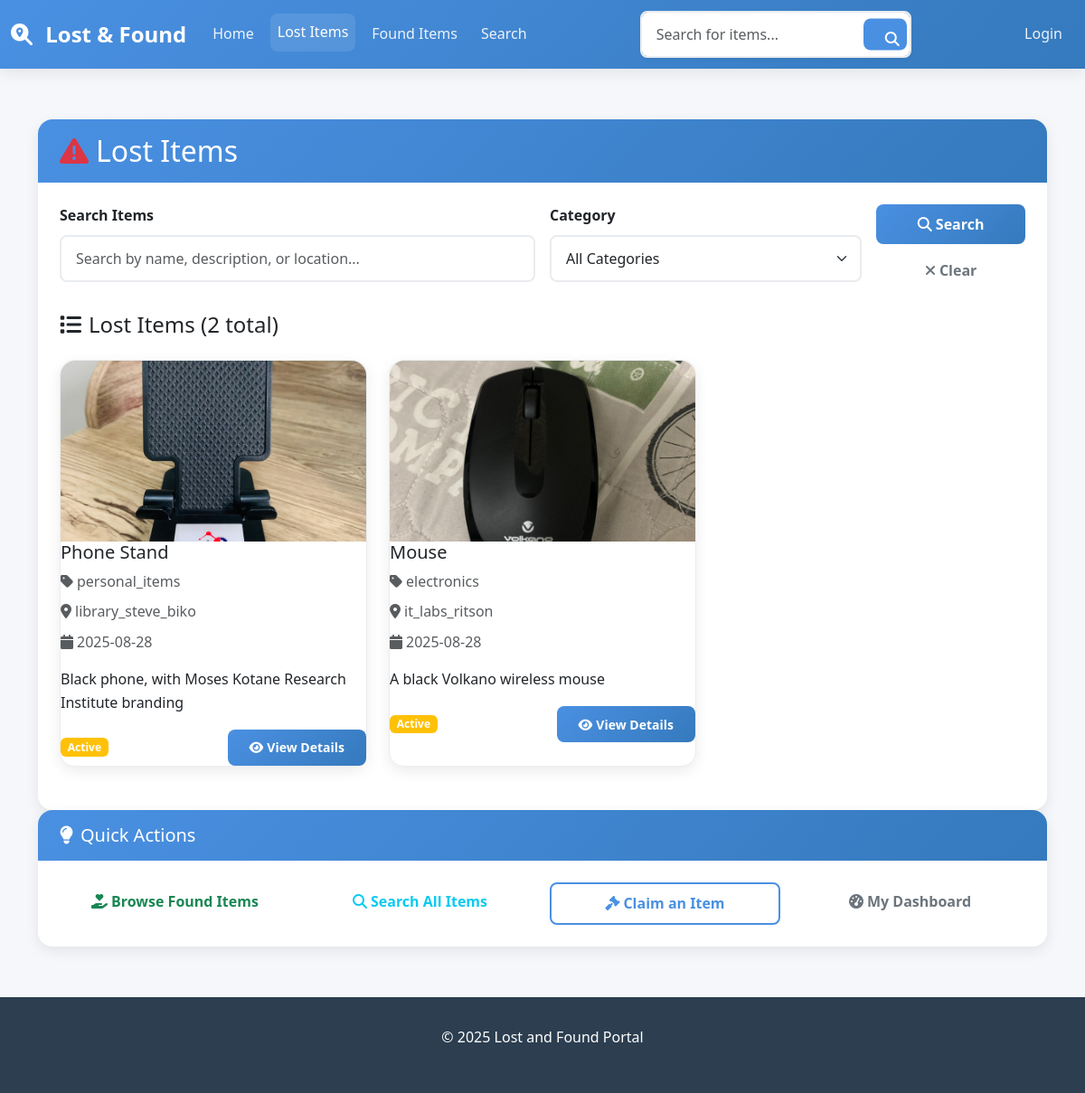
/lost-items, run on the app's committed database.
### models.py (models this page shows)
class LostItemModel(db.Model):
    __tablename__ = 'lost items'
    id = db.Column(db.Integer, primary_key=True)
    item_name = db.Column(db.String(100), nullable=False)
    category = db.Column(db.String(50), nullable=False)
    description = db.Column(db.Text, nullable=False)
    location = db.Column(db.String(100), nullable=False)
    full_names = db.Column(db.String(100), nullable=False)
    student_number = db.Column(db.String(50), nullable=False)
    student_email = db.Column(db.String(100), nullable=False)
    photo_filename = db.Column(db.String(100), nullable=True)
    status = db.Column(db.String(20), default='active')  # 'active', 'claimed', 'expired'
    is_verified = db.Column(db.Boolean, default=False)
    created_at = db.Column(db.DateTime, default=datetime.utcnow)
    updated_at = db.Column(db.DateTime, default=datetime.utcnow, onupdate=datetime.utcnow)
    expires_at = db.Column(db.DateTime, nullable=True)

### app.py (the view)
@app.route('/lost-items')
def browse_lost_items():
    page = request.args.get('page', 1, type=int)
    category_filter = request.args.get('category', 'all')
    search_query = request.args.get('query', '')
    query = LostItemModel.query.filter_by(status='active')
    if category_filter != 'all':
        query = query.filter_by(category=category_filter)
    if search_query:
        query = query.filter(
            LostItemModel.item_name.contains(search_query) |
            LostItemModel.description.contains(search_query) |
            LostItemModel.location.contains(search_query)
        )
    items = query.order_by(LostItemModel.created_at.desc()).paginate(
        page=page, per_page=12, error_out=False)
    return render_template('browse_lost.html',
                         title='Lost Items',
                         items=items,
                         category_filter=category_filter,
                         search_query=search_query)

### templates/browse_lost.html (shortened to what this page needs)
{% extends "base.html" %}
{% block content %}
<div class="row">
    <div class="col-12">
        <div class="card mb-4">
            <div class="card-header">
                <h2 class="mb-0">
                    <i class="fas fa-exclamation-triangle text-danger me-2"></i>Lost Items
                </h2>
            </div>
            <div class="card-body">
                <form method="GET" action="{{ url_for('browse_lost_items') }}" class="row g-3 mb-4">
                    <div class="col-md-6">
                        <label for="query" class="form-label">Search Items</label>
                        <input type="text" name="query" id="query" class="form-control"
                               value="{{ search_query }}" placeholder="Search by name, description, or location...">
                    </div>
                    <div class="col-md-4">
                        <label for="category" class="form-label">Category</label>
                        <select name="category" id="category" class="form-select">
                            <option value="all" {% if category_filter == 'all' %}selected{% endif %}>All Categories</option>
                        </select>
                    </div>
                    <div class="col-md-2 d-flex align-items-end">
                        <div class="d-grid gap-2 w-100">
                            <button type="submit" class="btn btn-primary">
                                <i class="fas fa-search me-1"></i>Search
                            </button>
                            <a href="{{ url_for('browse_lost_items') }}" class="btn btn-outline-secondary">
                                <i class="fas fa-times me-1"></i>Clear
                            </a>
                        </div>
                    </div>
                </form>
                <div class="d-flex justify-content-between align-items-center mb-4">
                    <h4 class="mb-0">
                        <i class="fas fa-list me-2"></i>Lost Items ({{ items.total }} total)
                    </h4>
                </div>
                {% if items.items %}
                    <div class="item-grid">
                        {% for item in items.items %}
                        <div class="item-card">
                            {% if item.photo_filename %}
                                <img src="{{ url_for('uploaded_file', filename=item.photo_filename) }}"
                                     alt="{{ item.item_name }}" class="item-photo">
                            {% else %}
                                <div class="item-photo bg-light d-flex align-items-center justify-content-center">
                                    <i class="fas fa-image text-muted" style="font-size: 3rem;"></i>
                                </div>
                            {% endif %}
                            <h5 class="mb-2">{{ item.item_name }}</h5>
                            <p class="text-muted mb-2">
                                <i class="fas fa-tag me-1"></i>{{ item.category }}
                            </p>
                            <p class="text-muted mb-2">
                                <i class="fas fa-map-marker-alt me-1"></i>{{ item.location }}
                            </p>
                            <p class="text-muted mb-3">
                                <i class="fas fa-calendar me-1"></i>{{ item.created_at.strftime('%Y-%m-%d') }}
                            </p>
                            <p class="mb-3">{{ item.description[:100] }}{% if item.description|length > 100 %}...{% endif %}</p>
                            <div class="d-flex justify-content-between align-items-center">
                                <span class="badge bg-{{ 'success' if item.status == 'claimed' else 'warning' if item.status == 'active' else 'secondary' }}">
                                    {{ item.status|title }}
                                </span>
                                <a href="{{ url_for('lost_item_detail', item_id=item.id) }}" class="btn btn-primary btn-sm">
                                    <i class="fas fa-eye me-1"></i>View Details
                                </a>
                            </div>
                        </div>
                        {% endfor %}
                    </div>
                {% endif %}
            </div>
        </div>
    </div>
</div>
<div class="row">
    <div class="col-12">
        <div class="card">
            <div class="card-header">
                <h5 class="mb-0">
                    <i class="fas fa-lightbulb me-2"></i>Quick Actions
                </h5>
            </div>
            <div class="card-body">
                <div class="row g-3">
                    <div class="col-md-3 col-sm-6">
                        <a href="{{ url_for('browse_found_items') }}" class="btn btn-outline-success w-100">
                            <i class="fas fa-hand-holding-heart me-1"></i>Browse Found Items
                        </a>
                    </div>
                    <div class="col-md-3 col-sm-6">
                        <a href="{{ url_for('search_items') }}" class="btn btn-outline-info w-100">
                            <i class="fas fa-search me-1"></i>Search All Items
                        </a>
                    </div>
                    <div class="col-md-3 col-sm-6">
                        <a href="{{ url_for('claim') }}" class="btn btn-outline-primary w-100">
                            <i class="fas fa-gavel me-1"></i>Claim an Item
                        </a>
                    </div>
                    <div class="col-md-3 col-sm-6">
                        <a href="{{ url_for('user_dashboard') }}" class="btn btn-outline-secondary w-100">
                            <i class="fas fa-tachometer-alt me-1"></i>My Dashboard
                        </a>
                    </div>
                </div>
            </div>
        </div>
    </div>
</div>
{% endblock %}

### static/css/modern-style.css (style rules this page uses)
:root { --primary-color: #4a90e2; --secondary-color: #50e3c2; --text-dark: #2c3e50; --text-light: #8a8a8a; --body-bg: #f5f7fa; --card-bg: #ffffff; --border-color: #e9ecef; --shadow-sm: 0 2px 4px rgba(0, 0, 0, 0.05); --shadow-md: 0 5px 15px rgba(0, 0, 0, 0.08); --shadow-lg: 0 10px 25px rgba(0, 0, 0, 0.15); --gradient-primary: linear-gradient(135deg, var(--primary-color) 0%, #357abd 100%); --radius-md: 0.5rem; --radius-lg: 1rem; }
body { font-family: 'Segoe UI', Tahoma, Geneva, Verdana, sans-serif; background-color: var(--body-bg); color: var(--text-dark); line-height: 1.6; display: flex; flex-direction: column; min-height: 100vh; }
.card { border: none; border-radius: var(--radius-lg); box-shadow: var(--shadow-md); transition: all 0.3s ease; background: var(--card-bg); overflow: hidden; height: 100%; }
.card-header { background: var(--gradient-primary); color: white; border: none; padding: 1rem 1.5rem; font-size: 1.2rem; font-weight: 600; }
.card-body { padding: 1.5rem; }
.item-grid { display: grid; grid-template-columns: repeat(auto-fill, minmax(300px, 1fr)); gap: 1.5rem; }
.item-card { background: var(--card-bg); border-radius: var(--radius-lg); box-shadow: var(--shadow-md); transition: all 0.3s ease; border: 1px solid var(--border-color); display: flex; flex-direction: column; }
.item-photo { width: 100%; height: 200px; object-fit: cover; border-top-left-radius: var(--radius-lg); border-top-right-radius: var(--radius-lg); }
.btn { border-radius: var(--radius-md); font-weight: 600; padding: 0.6rem 1.5rem; transition: all 0.3s ease; border: none; }
.btn-primary { background: var(--gradient-primary); color: white; }
.btn-outline-primary { border: 2px solid var(--primary-color); color: var(--primary-color); background: transparent; }
.form-control, .form-select { border-radius: var(--radius-md); border: 2px solid var(--border-color); padding: 0.75rem 1rem; transition: all 0.3s ease; }
.form-label { font-weight: 600; margin-bottom: 0.5rem; }
.fade-in-up { animation: fadeInUp 0.5s ease-out forwards; }

### data on the page
LostItemModel: photo_filename (picture), item_name "Phone Stand", category "personal_items", location "library_steve_biko", created_at "2025-08-28", description "Black phone, with Moses Kotane Research Institute branding", status "Active"
LostItemModel: photo_filename (picture), item_name "Mouse", category "electronics", location "it_labs_ritson", created_at "2025-08-28", description "A black Volkano wireless mouse", status "Active"

### other printed values
{{ items.total }} "2"
{{ current_year if current_year else "2025" }} "2025"
